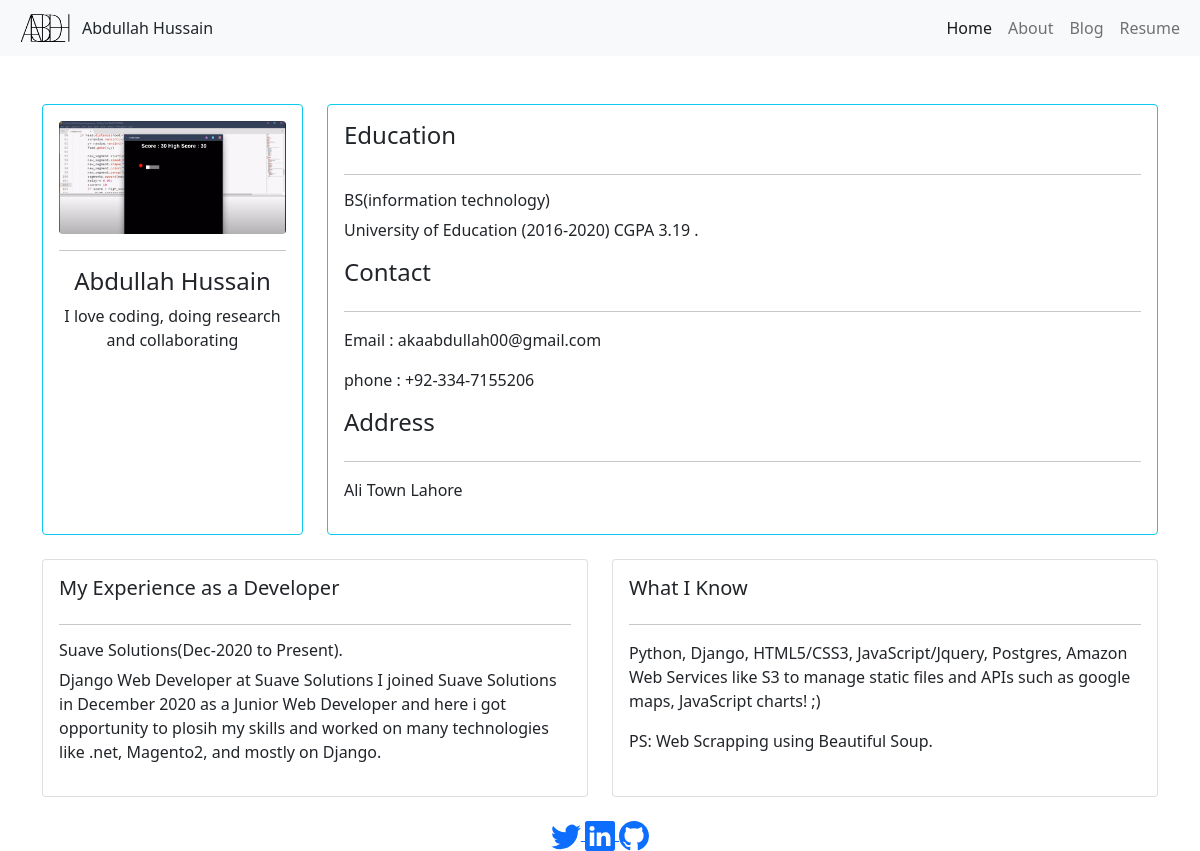
Page /about/ on the earlier database version.
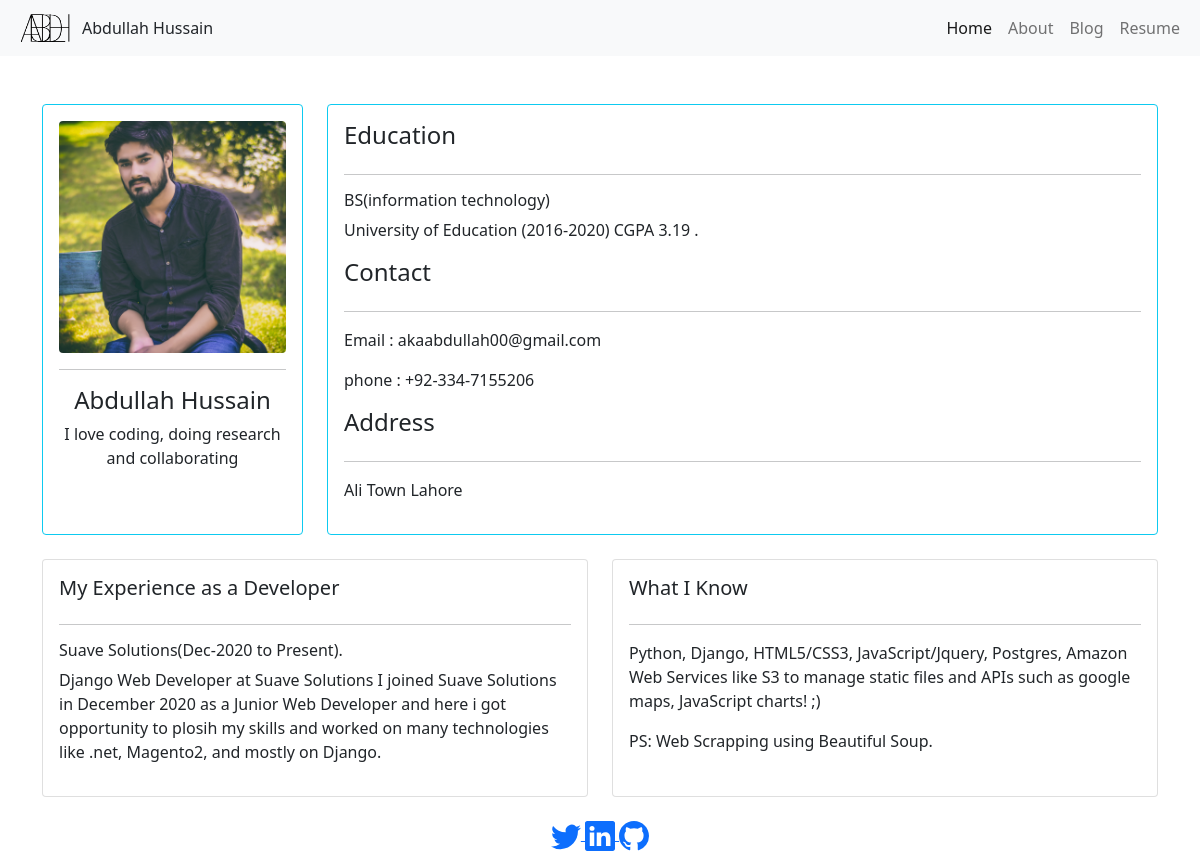
Same page on the later database version.
### portfolio/models.py (models this page shows)
class Aboutpage(models.Model):
    profilepic = models.ImageField(upload_to="Uploads/")

### portfolio/views.py (the view)
# urls.py: path("about/", views.about, name="about"),
def about(request):
    propic = Aboutpage.objects.all()
    return render(request, "portfolio/about.html", {"propic": propic})

### portfolio/templates/portfolio/about.html (shortened to what this page needs)
{% load static %}
<!DOCTYPE html>
<html lang="en">
<head>
    <link rel="stylesheet" href="{% static 'css/bootstrap.css' %}">
</head>
<body>
  <nav id="topNav" class="navbar navbar-expand-md navbar-light bg-light">
    <div class="container-fluid">
      <img src="{% static "images/abdul.png" %}" width="70" height="40" class="d-inline-block align-top" alt="Nick's Logo">
    <span>Abdullah Hussain</span>
      <div class="collapse navbar-collapse" id="navbarNav">
        <ul class="navbar-nav ms-auto">
          <li class="nav-item">
            <a class="nav-link active" aria-current="page" href="{% url 'home' %}">Home</a>
          </li>
          <li class="nav-item">
            <a class="nav-link" href="{% url 'about' %}">About</a>
          </li>
          <li class="nav-item">
            <a class="nav-link" href="{% url 'blog' %}">Blog</a>
          </li>
          <li class="nav-item">
            <a class="nav-link" href="{% static 'resume.pdf' %}">Resume</a>
          </li>
        </ul>
      </div>
    </div>
  </nav>
      <br>
      <br>
      {% for items in propic %}
      <div class="container">
        <div class="row">
          <div class="col-md-3">
            <div class="card card-body h-100  border-info" id="profile-wrapper">
              <img id="profile-pic" src="{{ items.profilepic.url }}" class="rounded">
              <hr>
              <h4 class="text-center">Abdullah Hussain</h4>
              <p class="text-center">I love coding, doing research and collaborating</p>
            </div>
          </div>
          <div class="col-md-9">
            <div class="card card-body h-100  border-info">
              <h4>Education</h4>
              <hr>
              <h6>BS(information technology) </h6>
              <p>University of Education   (2016-2020)  CGPA 3.19 .</p>
           <h4>Contact</h4>
           <hr>
          <p>Email : akaabdullah00@gmail.com
          </p>
         <p>phone : +92-334-7155206</p>
         <h4>Address</h4>
         <hr>
        <p>Ali Town Lahore</p>
            </div>
          </div>
        </div>
        <br>
		<div class="row">
			<div class="col-md-6">
				<div class="card card-body h-100">
					<h5>My Experience as a Developer</h5>
					<hr>
					<h6>Suave Solutions(Dec-2020 to Present).</h6>
					<p>Django Web Developer at Suave Solutions
            I joined Suave Solutions in December 2020 as a Junior Web Developer and here i got opportunity to plosih my skills and worked on many technologies like .net, Magento2, and mostly on Django.</p>
					</div>
			</div>
			<div class="col-md-6">
				<div class="card card-body h-100">
					<h5>What I Know</h5>
					<hr>
					<p>Python, Django, HTML5/CSS3, JavaScript/Jquery, Postgres, Amazon Web Services like S3 to manage static files and APIs such as google maps, JavaScript charts! ;)</p>
					<p>PS: Web Scrapping using Beautiful Soup.</p>
				</div>
			</div>
		</div>
    <br>
        {% endfor %}
        <footer class="footer">
          <div class="container text-center">
            <a href="https://twitter.com/attariak">
            </a>
            <a href="https://www.linkedin.com/in/syed-abdullah-hussain-a78106165/">
            <a href="https://github.com/AkaAbdullah">
            </a>
          </a>
          </div>
        </footer>
</body>
</html>

Differences in the rows shown:
removed Aboutpage: profilepic (picture)
added Aboutpage: profilepic (picture)
